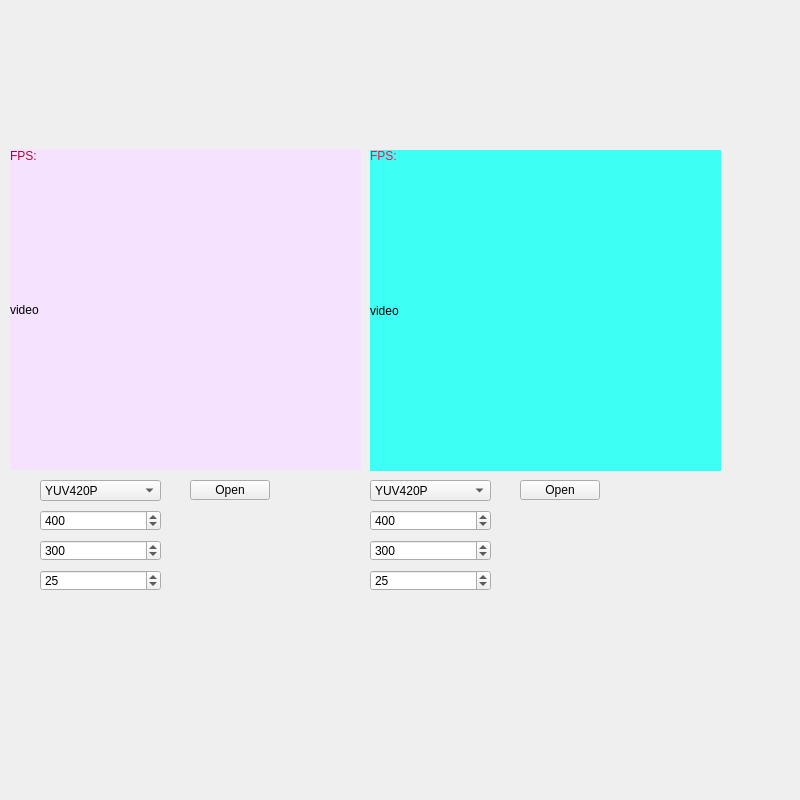
<?xml version="1.0" encoding="UTF-8"?>
<ui version="4.0">
 <class>TestRGBClass</class>
 <widget class="QWidget" name="TestRGBClass">
  <property name="geometry">
   <rect>
    <x>0</x>
    <y>0</y>
    <width>800</width>
    <height>800</height>
   </rect>
  </property>
  <property name="minimumSize">
   <size>
    <width>800</width>
    <height>800</height>
   </size>
  </property>
  <property name="maximumSize">
   <size>
    <width>800</width>
    <height>16777215</height>
   </size>
  </property>
  <property name="windowTitle">
   <string>TestRGB</string>
  </property>
  <widget class="QLabel" name="video1">
   <property name="geometry">
    <rect>
     <x>10</x>
     <y>149</y>
     <width>351</width>
     <height>321</height>
    </rect>
   </property>
   <property name="styleSheet">
    <string notr="true">background-color: rgb(245, 226, 255);</string>
   </property>
   <property name="text">
    <string>video</string>
   </property>
  </widget>
  <widget class="QLabel" name="video2">
   <property name="geometry">
    <rect>
     <x>370</x>
     <y>150</y>
     <width>351</width>
     <height>321</height>
    </rect>
   </property>
   <property name="styleSheet">
    <string notr="true">background-color: rgb(62, 255, 243);</string>
   </property>
   <property name="text">
    <string>video</string>
   </property>
  </widget>
  <widget class="QPushButton" name="open1">
   <property name="geometry">
    <rect>
     <x>190</x>
     <y>480</y>
     <width>80</width>
     <height>20</height>
    </rect>
   </property>
   <property name="text">
    <string>Open</string>
   </property>
  </widget>
  <widget class="QComboBox" name="pix1">
   <property name="geometry">
    <rect>
     <x>40</x>
     <y>480</y>
     <width>121</width>
     <height>21</height>
    </rect>
   </property>
   <item>
    <property name="text">
     <string>YUV420P</string>
    </property>
   </item>
   <item>
    <property name="text">
     <string>RGBA</string>
    </property>
   </item>
   <item>
    <property name="text">
     <string>ARGB</string>
    </property>
   </item>
   <item>
    <property name="text">
     <string>BGRA</string>
    </property>
   </item>
  </widget>
  <widget class="QSpinBox" name="width1">
   <property name="geometry">
    <rect>
     <x>40</x>
     <y>510</y>
     <width>121</width>
     <height>21</height>
    </rect>
   </property>
   <property name="minimum">
    <number>1</number>
   </property>
   <property name="maximum">
    <number>99999</number>
   </property>
   <property name="value">
    <number>400</number>
   </property>
  </widget>
  <widget class="QSpinBox" name="height1">
   <property name="geometry">
    <rect>
     <x>40</x>
     <y>540</y>
     <width>121</width>
     <height>21</height>
    </rect>
   </property>
   <property name="minimum">
    <number>1</number>
   </property>
   <property name="maximum">
    <number>99999</number>
   </property>
   <property name="value">
    <number>300</number>
   </property>
  </widget>
  <widget class="QSpinBox" name="set_fps1">
   <property name="geometry">
    <rect>
     <x>40</x>
     <y>570</y>
     <width>121</width>
     <height>21</height>
    </rect>
   </property>
   <property name="minimum">
    <number>1</number>
   </property>
   <property name="maximum">
    <number>300</number>
   </property>
   <property name="value">
    <number>25</number>
   </property>
  </widget>
  <widget class="QSpinBox" name="height2">
   <property name="geometry">
    <rect>
     <x>370</x>
     <y>540</y>
     <width>121</width>
     <height>21</height>
    </rect>
   </property>
   <property name="minimum">
    <number>1</number>
   </property>
   <property name="maximum">
    <number>99999</number>
   </property>
   <property name="value">
    <number>300</number>
   </property>
  </widget>
  <widget class="QComboBox" name="pix2">
   <property name="geometry">
    <rect>
     <x>370</x>
     <y>480</y>
     <width>121</width>
     <height>21</height>
    </rect>
   </property>
   <item>
    <property name="text">
     <string>YUV420P</string>
    </property>
   </item>
   <item>
    <property name="text">
     <string>RGBA</string>
    </property>
   </item>
   <item>
    <property name="text">
     <string>ARGB</string>
    </property>
   </item>
   <item>
    <property name="text">
     <string>BGRA</string>
    </property>
   </item>
  </widget>
  <widget class="QPushButton" name="open2">
   <property name="geometry">
    <rect>
     <x>520</x>
     <y>480</y>
     <width>80</width>
     <height>20</height>
    </rect>
   </property>
   <property name="text">
    <string>Open</string>
   </property>
  </widget>
  <widget class="QSpinBox" name="width2">
   <property name="geometry">
    <rect>
     <x>370</x>
     <y>510</y>
     <width>121</width>
     <height>21</height>
    </rect>
   </property>
   <property name="minimum">
    <number>1</number>
   </property>
   <property name="maximum">
    <number>99999</number>
   </property>
   <property name="value">
    <number>400</number>
   </property>
  </widget>
  <widget class="QSpinBox" name="set_fps2">
   <property name="geometry">
    <rect>
     <x>370</x>
     <y>570</y>
     <width>121</width>
     <height>21</height>
    </rect>
   </property>
   <property name="minimum">
    <number>1</number>
   </property>
   <property name="maximum">
    <number>300</number>
   </property>
   <property name="value">
    <number>25</number>
   </property>
  </widget>
  <widget class="QLabel" name="fps1">
   <property name="geometry">
    <rect>
     <x>10</x>
     <y>150</y>
     <width>54</width>
     <height>12</height>
    </rect>
   </property>
   <property name="styleSheet">
    <string notr="true">color: rgb(170, 7, 50);</string>
   </property>
   <property name="text">
    <string>FPS:</string>
   </property>
  </widget>
  <widget class="QLabel" name="fps2">
   <property name="geometry">
    <rect>
     <x>370</x>
     <y>150</y>
     <width>54</width>
     <height>12</height>
    </rect>
   </property>
   <property name="styleSheet">
    <string notr="true">color: rgb(255, 10, 83);</string>
   </property>
   <property name="text">
    <string>FPS:</string>
   </property>
  </widget>
 </widget>
 <layoutdefault spacing="6" margin="11"/>
 <resources>
  <include location="TestRGB.qrc"/>
 </resources>
 <connections>
  <connection>
   <sender>open1</sender>
   <signal>clicked()</signal>
   <receiver>TestRGBClass</receiver>
   <slot>Open1()</slot>
   <hints>
    <hint type="sourcelabel">
     <x>233</x>
     <y>297</y>
    </hint>
    <hint type="destinationlabel">
     <x>243</x>
     <y>411</y>
    </hint>
   </hints>
  </connection>
  <connection>
   <sender>open2</sender>
   <signal>clicked()</signal>
   <receiver>TestRGBClass</receiver>
   <slot>Open2()</slot>
   <hints>
    <hint type="sourcelabel">
     <x>508</x>
     <y>296</y>
    </hint>
    <hint type="destinationlabel">
     <x>511</x>
     <y>408</y>
    </hint>
   </hints>
  </connection>
 </connections>
 <slots>
  <slot>Open1()</slot>
  <slot>Open2()</slot>
 </slots>
</ui>
